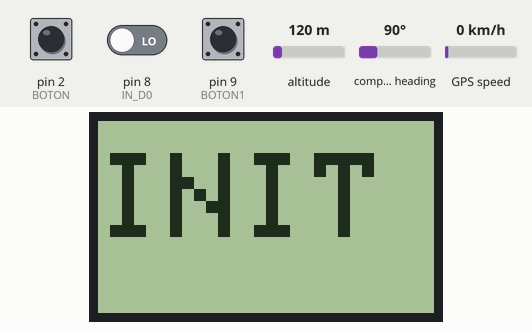
The sketch below on a simulated Arduino Mega 2560, built with avr-gcc and run on an emulated ATmega2560. Shown: 84×48 one-colour display. Inputs (shaded band) come from the test bench; at power-on: pin 2 (BOTON) LOW, pin 9 (BOTON1) LOW, pin 8 (IN_D0) LOW, altitude 120 m, compass heading 90°, GPS speed 0 km/h. Storage starts empty; the GPS gets a fix after 3 s at 37.7749, -122.4194 with 8 satellites; what the sketch prints to the serial monitor is not drawn.

Above: at 1.2 s.
1.3 s: pin 2 (BOTON) pulled HIGH for 0.15 s
4.4 s: pin 9 (BOTON1) pulled HIGH for 1 s
Timing chart, 0 to 7.4 s (numbered marks = the images above; inputs shaded):
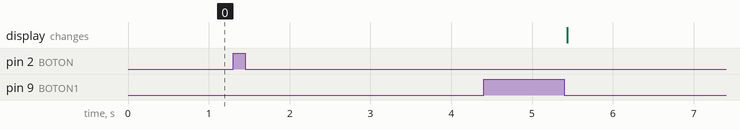

Measured:
- after the input at 1.3 s, every drawn part: stays the same

The sketch:

Ciclocomputador.ino
```cpp
#include <TinyGPS++.h>
#include <SoftwareSerial.h>
#include <SD.h>
#include <SPI.h>
#include <SFE_BMP180.h>
#include <Wire.h>
#include <Adafruit_GFX.h>
#include <Adafruit_PCD8544.h>

//Pantalla
Adafruit_PCD8544 display = Adafruit_PCD8544(7, 6, 5, 4, 3);
int opcion = 0;

//static const int RXPin = 18, TXPin = 19;  //Para el sensor GPS
static const uint32_t GPSBaud = 57600;

TinyGPSPlus gps;                        //Para el GPS
//SoftwareSerial ss(RXPin, TXPin);

File myFile;                            //Para la tarjeta SD
int tSeconds = 0;
double latAnt;
double longAnt;
double tDistancia = 0;
int altAnt = 0;

//Para los botones
const int BOTON = 2;
int val = 0; //val se emplea para almacenar el estado del boton
int state = 0; // 0 LED apagado, mientras que 1 encendido
int old_val = 0; // almacena el antiguo valor de val

//Para los botones
const int BOTON1 = 9;
int val1 = 0; //val se emplea para almacenar el estado del boton
int state1 = 0; // 0 LED apagado, mientras que 1 encendido
int old_val1 = 0; // almacena el antiguo valor de val
int contCloser = 0;

//Para el sensor de cadencia
const int IN_D0 = 8; // digital input
bool value_D0;
unsigned int cadencia[60];
unsigned int contador= 0;

/*
//Para la altitud con el barometro
SFE_BMP180 bmp180;
double PresionNivelMar=1013.25; //presion sobre el nivel del mar en mbar
*/
//Contador para el nombre y variable para su nombre
int contNombre = 0;
String nombreDoc;

//Para calcular el porcentaje de pendiente
double partialDist = 0;
int partialAlt = 0;
int pendiente = 0;

void setup() {

  //pinMode(BOTON,INPUT); // y BOTON como señal de entrada
  Serial.begin(57600);
  Serial.println("The GPS recived signal");
  Serial1.begin(9600);

/*
  //Inicia el barometro
  if (bmp180.begin())
    Serial.println("BMP180 iniciado correctamenten");
  else
  {
    Serial.println("Error al iniciar el BMP180");
   while(1); // bucle infinito
  }*/

  //Para la pantalla
  display.begin();
  display.clearDisplay();
  display.println("");
  display.setTextSize(3);
  display.println("INIT");
  display.display();

  //Para la tarjeta SD
  Serial.print("Conectando a SD...");     //Para tener preparada la SD para ejecutar
  if (!SD.begin(53)) {
    Serial.println("Conexion fallida");
    while (1);
  }
  Serial.println("Conexion correcta");
  pinMode (IN_D0, INPUT);
  rellenaUnos();

}

void loop() {
  val= digitalRead(BOTON); // lee el estado del Boton
  if ((val == HIGH) && (old_val == LOW)){
    state=1-state;
    delay(10);
  }
  old_val = val; // valor del antiguo estado
  if (state==1){

    while (Serial1.available() > 0) {          //Bucle para ver que hay conexion con el GPS
      gps.encode(Serial1.read());              //Lee los datos del GPS
      if (gps.location.isUpdated()) {     //Comprueba que los datos se hayan actualizado

        //Cuando pulsa el boton se crea un .tcx con los headers y con el nombre la fecha y la hora
        if(contNombre == 0){
          darNombreDoc();
          Serial.println(nombreDoc);
          headersXML();
          delay(200);
          contNombre ++;
        }
        val1= digitalRead(BOTON1); // lee el estado del Boton
        if ((val1 == HIGH) && (old_val1 == LOW)){
          state1=1-state1;
          delay(10);
        }
        old_val1 = val1; // valor del antiguo estado
        if (state1==0){
          tSeconds++;
          if(tSeconds % 8 == 0){
            opcion ++;
            imprimePantalla(opcion);
            if(opcion == 5)
              opcion = 0;
          }
          Serial.print(porcentajePendiente());
          Serial.println("%");
          cadenciaPorSegundo();
          trackpointXML();
        }
         if (state1==1 && contCloser == 0){
          closerXML();
          //contCloser ++;
          state = 0;
          state1=0;
          contNombre = 0;

          display.begin();
          display.clearDisplay();
          display.println("");
          display.setTextSize(3);
          display.println("INIT");
          display.display();
          return loop();

        }
      }
    }
  }
  else{
    //Serial.println("Pausa");
  }
}

double calcularDistancia(double lat1, double lat2, double lon1, double lon2) {
  double rTierra = 6371;//KM
  double distancia;
  double dLat = (lat2 - lat1) * M_PI / 180; //Radianes
  double dLon = (lon2 - lon1) * M_PI / 180; //Radianes
  double sindLat = sin(dLat / 2);
  double sindLon = sin(dLon / 2);
  double rlat1 = lat1 * M_PI / 180; //Grados
  double rlat2 = lat2 * M_PI / 180; //Grados
  double va1 = pow(sindLat, 2) + pow(sindLon, 2) * cos(rlat1) * cos(rlat2);
  double va2 = 2 * atan2(sqrt(va1), sqrt(1 - va1));

  distancia = rTierra * va2;
  distancia = distancia * 1000;//Metros
  //Serial.println(distancia, 5);
  return distancia;
}

String formatoFecha() {
  //char fecha[23]="";
  String fecha;
  char aux[5];
  fecha = gps.date.year();
  fecha += "-";
  if (gps.date.month() >= 10)
    fecha += gps.date.month();
  else {
    fecha += "0";
    fecha += gps.date.month();
  }
  fecha += "-";
  if (gps.date.day() >= 10)
    fecha += gps.date.day();
  else {
    fecha += "0";
    fecha += gps.date.day();
  }
  fecha += "T";
  if (gps.time.hour() >= 10)
    fecha += gps.time.hour() + 1;
  else {
    fecha += "0";
    fecha += gps.time.hour() + 1;
  }
  fecha += ":";
  if (gps.time.minute() >= 10)
    fecha += gps.time.minute();
  else {
    fecha += "0";
    fecha += gps.time.minute();
  }
  fecha += ":";
  if (gps.time.second() >= 10)
    fecha += gps.time.second();
  else {
    fecha += "0";
    fecha += gps.time.second();
  }
  fecha += ".000Z";
  //Serial.println(fecha);
  return fecha;
}
///////////////Metodos para crear el XML////////////////////
String xmlInicio(String cadena){
  String result = '<'+cadena+'>';
  return result;
}
String xmlCerrar(String cadena){
  String result = "</"+cadena+'>';
  return result;
}
String xmlNodo(String titulo, String contenido){
  String result = xmlInicio(titulo)+contenido+xmlCerrar(titulo);
  return result;
}
String xmlNodoNum(String titulo, double contenido){
  String result = xmlInicio(titulo)+contenido+xmlCerrar(titulo);
  return result;
}
String xmlComent(String cadena){
  String result = "<!"+cadena+'>';
  return result;
}
String xmlheader(){
  return "<?xml version=\"1.0\" encoding=\"UTF-8\"?>";
}

///////////////////Headers TCX//////////////////
void headersXML(){
  myFile = SD.open(nombreDoc, FILE_WRITE);   //Abre el archivo donde va guardando la informacion
  if (myFile) {
    Serial.println("Imprime headers");
    //myFile.println(xmlComent("----------------------------------------------------"));
    //myFile.println(xmlComent("--   Hecho por Raul Capellan -> ciclocomputador   --"));
    //myFile.println(xmlComent("----------------------------------------------------"));
    myFile.println(xmlheader());
    myFile.println(xmlInicio("TrainingCenterDatabase xmlns=\"http://www.garmin.com/xmlschemas/TrainingCenterDatabase/v2\""));
    myFile.println(xmlInicio("Activities"));
    myFile.println(xmlInicio("Activity Sport=\"Biking\""));
    myFile.println(xmlNodo("Id", formatoFecha()));
    myFile.println(xmlInicio("Lap StartTime= \""+formatoFecha()+"\""));
    myFile.println(xmlNodoNum("TotalTimeSeconds",0.00));
    myFile.println(xmlNodoNum("DistanceMeters",0.00));
    myFile.println(xmlNodoNum("MaximumSpeed",0.00));
    myFile.println(xmlNodo("Intensity","Active"));
    myFile.println(xmlNodo("TriggerMethod", "Manual"));
    myFile.println(xmlInicio("Track"));

    myFile.close();
  } else
    Serial.println("error opening trackP.txt");

    myFile.close();
}

/////////////////////////Headers del cierre lo que se repite vamos//////////////////////////////////////////
void closerXML(){
  Serial.println("Closer escribiendo");
  myFile = SD.open(nombreDoc, FILE_WRITE);   //Abre el archivo donde va guardando la informacion
  if (myFile) {
    myFile.println(xmlCerrar("Track"));
    myFile.println(xmlInicio("Extensions"));
    myFile.println(xmlInicio("LX xmlns=\"http://www.garmin.com/xmlschemas/ActivityExtension/v2\""));
    myFile.println(xmlNodoNum("AvgSpeed", 0.00));
    myFile.println(xmlCerrar("LX"));
    myFile.println(xmlCerrar("Extensions"));
    myFile.println(xmlCerrar("Lap"));
    myFile.println(xmlInicio("Training xmlns=\"http://www.garmin.com/xmlschemas/TrainingCenterDatabase/v2\" VirtualPartner=\"false\""));
    myFile.println(xmlInicio("Plan Type=\"Workout\" IntervalWorkout=\"false\""));
    myFile.println(xmlNodo("Extensions",""));
    myFile.println(xmlCerrar("Plan"));
    myFile.println(xmlCerrar("Training"));
    myFile.println(xmlInicio("Creator xmlns:xsi=\"http://www.w3.org/2001/XMLSchema-instance\" xsi:type=\"Device_t\""));
    myFile.println(xmlNodo("Name", "My GPS DIY"));
    myFile.println(xmlNodoNum("UnitId", 0));
    myFile.println(xmlNodoNum("ProductID", 31));
    myFile.println(xmlInicio("Version"));
    myFile.println(xmlNodoNum("VersionMajor",0));
    myFile.println(xmlNodoNum("VersionMinor",0));
    myFile.println(xmlCerrar("Version"));
    myFile.println(xmlCerrar("Creator"));
    myFile.println(xmlCerrar("Activity"));
    myFile.println(xmlCerrar("Activities"));
    myFile.println(xmlInicio("Author xmlns:xsi=\"http://www.w3.org/2001/XMLSchema-instance\" xsi:type=\"Application_t\""));
    myFile.println(xmlNodo("Name", "PPT 2008"));
    myFile.println(xmlInicio("Build"));
    myFile.println(xmlInicio("Version"));
    myFile.println(xmlNodoNum("VersionMajor",0));
    myFile.println(xmlNodoNum("VersionMinor",0));
    myFile.println(xmlCerrar("Version"));
    myFile.println(xmlCerrar("Build"));
    myFile.println(xmlNodo("LangID", "EN"));
    myFile.println(xmlNodo("PartNumber", "XXX-XXXXX-XX"));
    myFile.println(xmlCerrar("Author"));
    myFile.println(xmlCerrar("TrainingCenterDataBase"));

    myFile.close();
  } else
    Serial.println("error opening trackP.txt");
    myFile.close();
}

////////////////////Trackpoint Data////////////////////////////////////////
void trackpointXML(){
  myFile = SD.open(nombreDoc, FILE_WRITE);   //Abre el archivo donde va guardando la informacion
  if (myFile) {
    Serial.println("Imprime trackpoint");
        myFile.println(xmlInicio("Trackpoint"));
        myFile.print(xmlNodo("Time", formatoFecha()));
        myFile.print(xmlInicio("Position"));
        myFile.print(xmlNodoNum("LatitudeDegrees", gps.location.lat()));
        myFile.print(xmlNodoNum("LongitudeDegrees", gps.location.lng()));
        myFile.print(xmlCerrar("Position"));
        //myFile.print(xmlNodoNum("AltitudeMeters", calcularAltitud()));
        myFile.print(xmlNodoNum("AltitudeMeters", 0));

        if (tSeconds == 1) {
          latAnt = gps.location.lat();
          longAnt = gps.location.lng();
        }else{
          tDistancia += calcularDistancia(latAnt, gps.location.lat(), longAnt, gps.location.lng());
          partialDist += calcularDistancia(latAnt, gps.location.lat(), longAnt, gps.location.lng());
          //partialAlt = partialAlt + (calcularAltitud()-altAnt);
        }
          latAnt = gps.location.lat();
          longAnt = gps.location.lng();
          //altAnt = calcularAltitud();

          myFile.print(xmlNodoNum("DistanceMeters", tDistancia));
          myFile.print(xmlNodoNum("Cadence", calcularCadencia()));
          myFile.println(xmlCerrar("Trackpoint"));

    myFile.close();
  } else
    Serial.println("error opening trackP.txt");
    myFile.close();
}
//Rellena el vector para que este como vacio a a la hora de detectar la cadencia
void rellenaUnos(){
  int i = 0;
  for(i = 0; i < 60; i++)
    cadencia[i] = 1;
}

void cadenciaPorSegundo(){
  value_D0 = digitalRead(IN_D0);// lee el valor del sensor
  //Serial.println(value_D0);

  if(contador == 59)//Resetea el contador para volver al principio del vector
    contador = 0;

  if(value_D0 == 0)
    cadencia[contador] = 0;
  else
    cadencia[contador] = 1;

  contador++;//Avanza el tiempo
  //Serial.print("Cadencia -> ");
  //Serial.println(calcularCadencia());
}

//Calcula la cadencia
int calcularCadencia(){
  int i;
  int final= 0;
  for(i=0; i < 60; i++){
    if(cadencia[i] == 0)
      final = final +2;
  }
  return final;
}

/*
//Calcular la altitud con el barometro
int calcularAltitud(){
  char status;
  double T,P,A;

  status = bmp180.startTemperature();//Inicio de lectura de temperatura
  if (status != 0)
  {
    delay(status); //Pausa para que finalice la lectura
    status = bmp180.getTemperature(T); //Obtener la temperatura
    if (status != 0)
    {
      status = bmp180.startPressure(3);//Inicio lectura de presión
      if (status != 0)
      {
        delay(status);//Pausa para que finalice la lectura
        status = bmp180.getPressure(P,T);//Obtenemos la presión
        if (status != 0)
        {
          //-------Calculamos la altitud--------
          A= bmp180.altitude(P,PresionNivelMar);
          //Medir al nivel de calle para hacer calculos a nivel de calle son 815
          A = A+129;
          //Serial.print("Altitud: ");
          //Serial.println(A);
        }
      }
    }
  }
  return A;
}*/

//Metodo para dar  nombre unico a cada track
void darNombreDoc(){
  //nombreDoc = gps.date.year();
  //nombreDoc += "-";
  nombreDoc = gps.date.month();
  //nombreDoc += "-";
  nombreDoc += gps.date.day();
  //nombreDoc += "-";
  nombreDoc += gps.time.hour()+1;
  //nombreDoc += "-";
  nombreDoc += gps.time.minute();
  //nombreDoc += "-";
  //nombreDoc += gps.time.second();
  nombreDoc += ".tcx";
}

//Calcular el porcentaje de pendiente cada 50m
int porcentajePendiente(){

  if(partialDist >= 50){
    pendiente = partialAlt * 100 / partialDist;
    partialDist = 0;
    partialAlt = 0;
  }
  return pendiente;
}


void imprimePantalla(int opcion1){

  display.begin();
  display.clearDisplay();

  switch(opcion1){
    case 1:
     display.setTextSize(2);
     display.println(" Speed");
     display.setTextSize(3);
     display.println(gps.speed.kmph());
     display.setTextSize(1);
     display.println("    Km/h");
     display.display();
    break;

    case 2:
     display.setTextSize(2);
     display.println(" Distan");
     display.setTextSize(3);
     display.println( ((tDistancia/1000)));
     display.setTextSize(1);
     display.println("   meters");
     display.display();
    break;

    case 3:
     display.setTextSize(2);
     display.println(" Caden");
     display.setTextSize(3);
     display.println(  calcularCadencia());
     display.setTextSize(1);
     display.println("  cad/min");
     display.display();
    break;

    case 4:
     display.setTextSize(2);
     display.println(" Alti");
     display.setTextSize(3);
     display.println(" 830");
     display.setTextSize(1);
     display.println("   meters");
     display.display();
    break;

    case 5:
     display.setTextSize(2);
     display.println(" Pend");
     display.setTextSize(3);
     display.println("  23");
     display.setTextSize(1);
     display.println("    %");
     display.display();
    break;
  }
}
```
